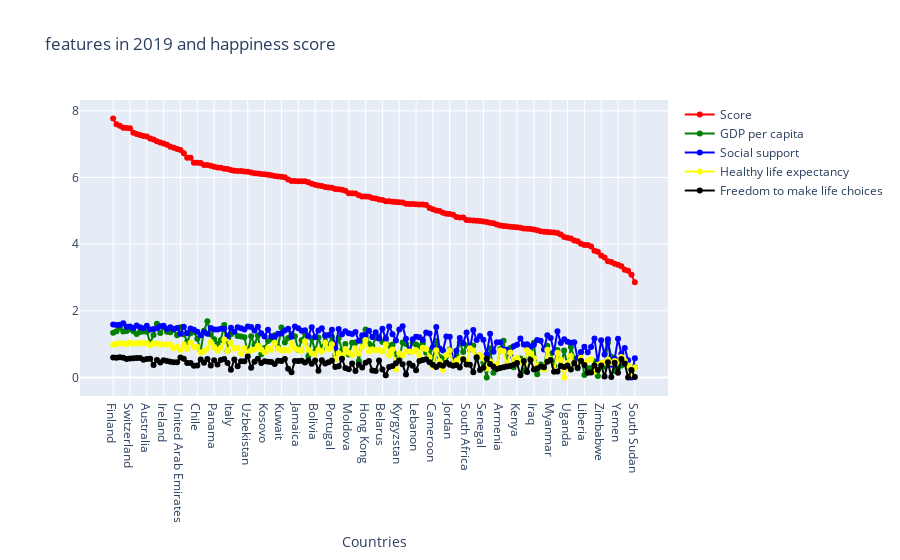

Write notebook code for a chart like this one.
### Code cell
line_chart_feature(year_2019, ['Score', 'GDP per capita','Social support','Healthy life expectancy', 'Freedom to make life choices'], '2019')

### Figure 1 — Plotly figure (JSON) as saved in the notebook; plotly's stock layout.template omitted (floating-point values rounded to 4 significant figures; data arrays with more than 128 entries replaced by an {"elided": "..."} marker saying what was removed)
{"data": [{"marker": {"color": "red"}, "mode": "lines+markers", "name": "Score", "text": {"elided": "156 str values"}, "type": "scatter", "x": {"elided": "156 str values"}, "y": {"elided": "156 float values"}}, {"marker": {"color": "green"}, "mode": "lines+markers", "name": "GDP per capita", "text": {"elided": "156 str values"}, "type": "scatter", "x": {"elided": "156 str values"}, "y": {"elided": "156 float values"}}, {"marker": {"color": "blue"}, "mode": "lines+markers", "name": "Social support", "text": {"elided": "156 str values"}, "type": "scatter", "x": {"elided": "156 str values"}, "y": {"elided": "156 float values"}}, {"marker": {"color": "yellow"}, "mode": "lines+markers", "name": "Healthy life expectancy", "text": {"elided": "156 str values"}, "type": "scatter", "x": {"elided": "156 str values"}, "y": {"elided": "156 float values"}}, {"marker": {"color": "black"}, "mode": "lines+markers", "name": "Freedom to make life choices", "text": {"elided": "156 str values"}, "type": "scatter", "x": {"elided": "156 str values"}, "y": {"elided": "156 float values"}}], "layout": {"hovermode": "x unified", "title": {"text": "features in 2019 and happiness score"}, "xaxis": {"ticklen": 5, "title": {"text": "Countries"}, "zeroline": false, "type": "category", "range": [-9.676, 164.7], "autorange": true}, "yaxis": {"type": "linear", "range": [-0.6449, 8.414], "autorange": true}, "autosize": true}}
